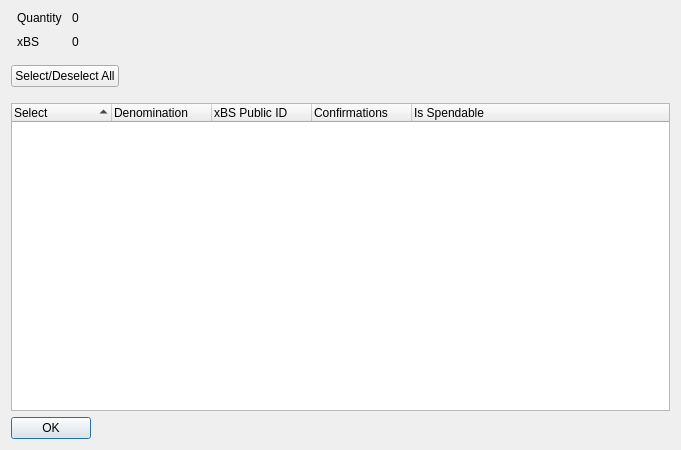
<?xml version="1.0" encoding="UTF-8"?>
<ui version="4.0">
 <class>XIONControlDialog</class>
 <widget class="QDialog" name="XIONControlDialog">
  <property name="geometry">
   <rect>
    <x>0</x>
    <y>0</y>
    <width>681</width>
    <height>450</height>
   </rect>
  </property>
  <property name="minimumSize">
   <size>
    <width>681</width>
    <height>450</height>
   </size>
  </property>
  <property name="windowTitle">
   <string>Select xBS to Spend</string>
  </property>
  <layout class="QVBoxLayout" name="verticalLayout" stretch="0,0,0,0">
   <item>
    <layout class="QHBoxLayout" name="horizontalLayout" stretch="0,0">
     <property name="spacing">
      <number>-1</number>
     </property>
     <property name="bottomMargin">
      <number>10</number>
     </property>
     <item>
      <layout class="QFormLayout" name="formLayout">
       <property name="horizontalSpacing">
        <number>10</number>
       </property>
       <property name="verticalSpacing">
        <number>10</number>
       </property>
       <property name="leftMargin">
        <number>6</number>
       </property>
       <property name="rightMargin">
        <number>6</number>
       </property>
       <item row="0" column="0">
        <widget class="QLabel" name="labelQuantity">
         <property name="text">
          <string>Quantity</string>
         </property>
        </widget>
       </item>
       <item row="0" column="1">
        <widget class="QLabel" name="labelQuantity_int">
         <property name="text">
          <string>0</string>
         </property>
        </widget>
       </item>
       <item row="1" column="0">
        <widget class="QLabel" name="labelXION">
         <property name="text">
          <string>xBS</string>
         </property>
        </widget>
       </item>
       <item row="1" column="1">
        <widget class="QLabel" name="labelXION_int">
         <property name="text">
          <string>0</string>
         </property>
        </widget>
       </item>
      </layout>
     </item>
     <item>
      <spacer name="horizontalSpacer_2">
       <property name="orientation">
        <enum>Qt::Horizontal</enum>
       </property>
       <property name="sizeHint" stdset="0">
        <size>
         <width>40</width>
         <height>20</height>
        </size>
       </property>
      </spacer>
     </item>
    </layout>
   </item>
   <item>
    <layout class="QHBoxLayout" name="horizontalLayout3" stretch="0,0">
     <property name="spacing">
      <number>14</number>
     </property>
     <property name="bottomMargin">
      <number>10</number>
     </property>
     <item>
      <widget class="QPushButton" name="pushButtonAll">
       <property name="text">
        <string>Select/Deselect All</string>
       </property>
      </widget>
     </item>
     <item>
      <spacer name="horizontalSpacer">
       <property name="orientation">
        <enum>Qt::Horizontal</enum>
       </property>
       <property name="sizeHint" stdset="0">
        <size>
         <width>40</width>
         <height>20</height>
        </size>
       </property>
      </spacer>
     </item>
    </layout>
   </item>
   <item>
    <widget class="QTreeWidget" name="treeWidget">
     <property name="sizePolicy">
      <sizepolicy hsizetype="Expanding" vsizetype="Expanding">
       <horstretch>0</horstretch>
       <verstretch>0</verstretch>
      </sizepolicy>
     </property>
     <property name="minimumSize">
      <size>
       <width>0</width>
       <height>250</height>
      </size>
     </property>
     <property name="alternatingRowColors">
      <bool>true</bool>
     </property>
     <property name="sortingEnabled">
      <bool>true</bool>
     </property>
     <property name="columnCount">
      <number>5</number>
     </property>
     <attribute name="headerDefaultSectionSize">
      <number>100</number>
     </attribute>
     <column>
      <property name="text">
       <string notr="true">Select</string>
      </property>
     </column>
     <column>
      <property name="text">
       <string notr="true">Denomination</string>
      </property>
     </column>
     <column>
      <property name="text">
       <string notr="true">xBS Public ID</string>
      </property>
     </column>
     <column>
      <property name="text">
       <string notr="true">Confirmations</string>
      </property>
     </column>
     <column>
      <property name="text">
       <string>Is Spendable</string>
      </property>
     </column>
    </widget>
   </item>
   <item>
    <widget class="QDialogButtonBox" name="buttonBox">
     <property name="sizePolicy">
      <sizepolicy hsizetype="Maximum" vsizetype="Fixed">
       <horstretch>0</horstretch>
       <verstretch>0</verstretch>
      </sizepolicy>
     </property>
     <property name="orientation">
      <enum>Qt::Horizontal</enum>
     </property>
     <property name="standardButtons">
      <set>QDialogButtonBox::Ok</set>
     </property>
    </widget>
   </item>
  </layout>
 </widget>
 <resources/>
 <connections>
  <connection>
   <sender>buttonBox</sender>
   <signal>accepted()</signal>
   <receiver>XIONControlDialog</receiver>
   <slot>accept()</slot>
   <hints>
    <hint type="sourcelabel">
     <x>248</x>
     <y>254</y>
    </hint>
    <hint type="destinationlabel">
     <x>157</x>
     <y>274</y>
    </hint>
   </hints>
  </connection>
  <connection>
   <sender>buttonBox</sender>
   <signal>rejected()</signal>
   <receiver>XIONControlDialog</receiver>
   <slot>reject()</slot>
   <hints>
    <hint type="sourcelabel">
     <x>316</x>
     <y>260</y>
    </hint>
    <hint type="destinationlabel">
     <x>286</x>
     <y>274</y>
    </hint>
   </hints>
  </connection>
 </connections>
</ui>
